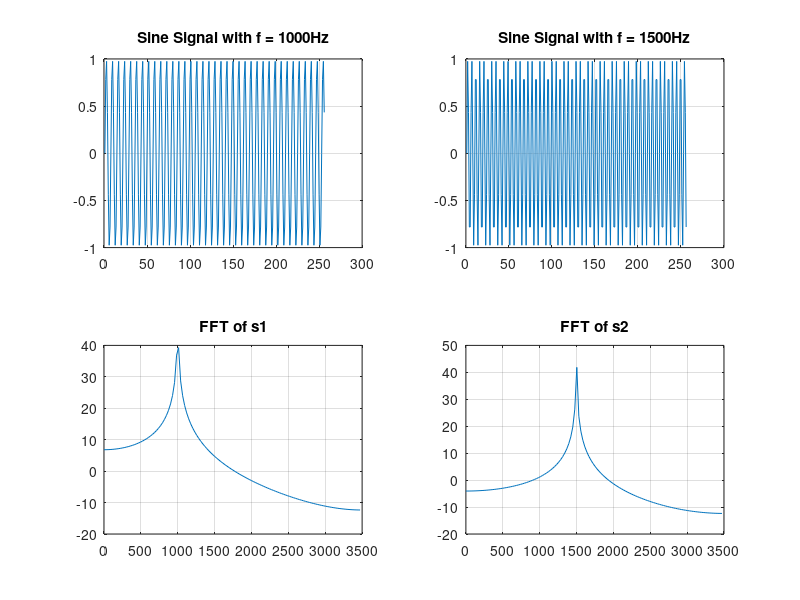

Write the MATLAB code that produced this figure.
%Generate 256 samples of a sinusoidal signals of frequency 1KHz and 1.5KHz with a sampling frequency of 7KHz. 
%Plot the signals and its spectrum. 
%Now check that there will have the peak ancy 1KHz and 1.5 Kt frequeHz 
%whose magnitude of the sinusoidal components are 40dB and close to 42dB respectively
fs = 7000;
N = 256;
t = 0: 1/fs : N/fs - 1/fs;
f1 = 1000;
f2 = 1500;

s1 = sin(2 * pi * f1 * t);
s2 = sin(2 * pi * f2 * t);

z1 = fft(s1);
z2 = fft(s2);

z1_mag = 20 * log10(abs(z1));
z2_mag = 20 * log10(abs(z2));

fx = 0: N/2-1;
fx = (fx.*fs)/N;

subplot(2,2,1);
plot(s1);
title('Sine Signal with f = 1000Hz');
grid on;

subplot(2,2,2);
plot(s2);
title('Sine Signal with f = 1500Hz')
grid on;

subplot(2,2,3);
plot(fx,z1_mag(1:128));
title('FFT of s1');
grid on;

subplot(2,2,4);
plot(fx,z2_mag(1:128));
title('FFT of s2');
grid on;